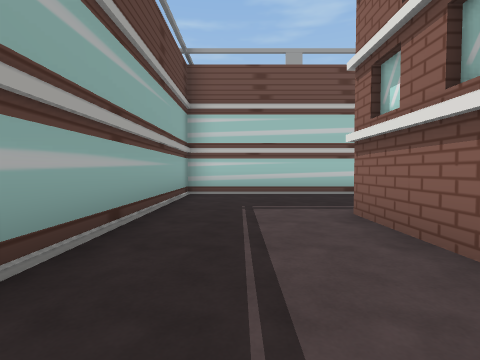
View 1 (above)

17 first-person views from a walk through a Unity game level. The camera is 1.2 m above the floor, tilts 2° down and sees 85° across. The floor is counted in squares, 2 m on a side. Each view is taken from the middle of a square. On the plan, view 1 faces up. The plan holds only what a view shows up to about 9 squares ahead; the rest is blank. The place goes on beyond the plan. The player character is not drawn.

View 2
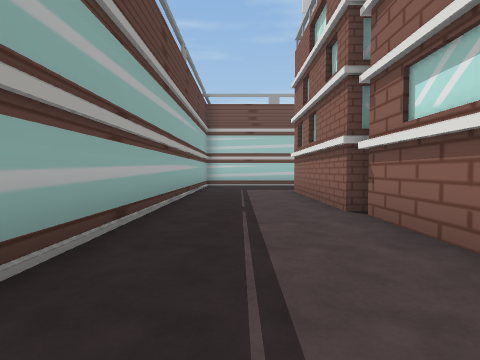

View 3
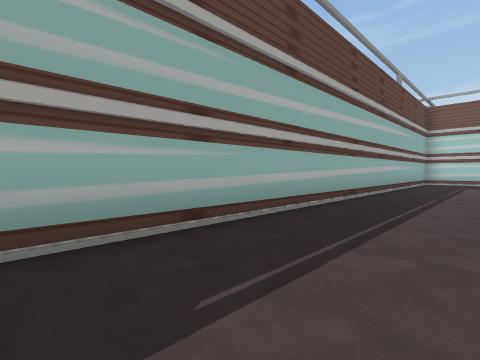

View 4
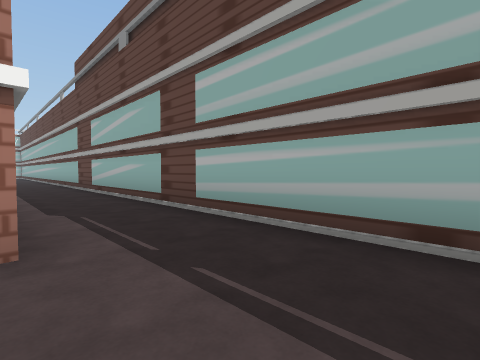

View 5
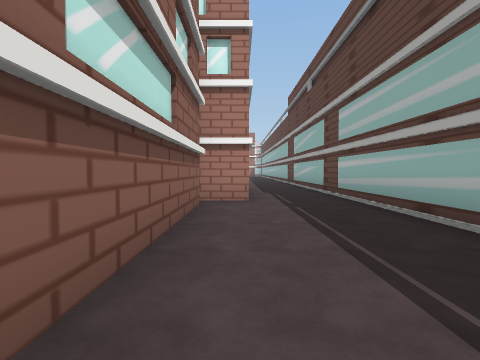

View 6
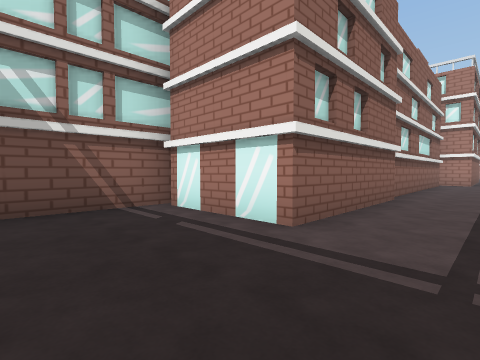

View 7
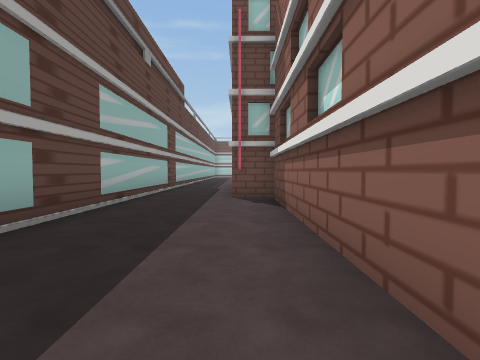

View 8
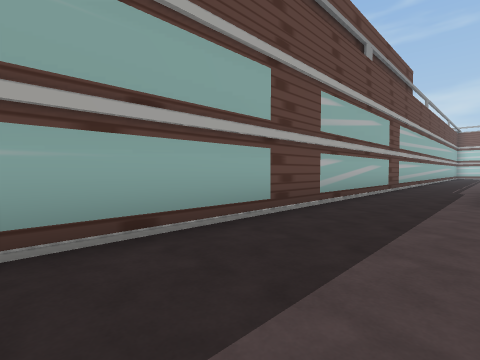

View 9
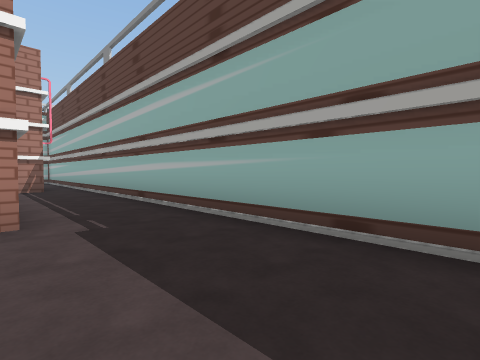

View 10
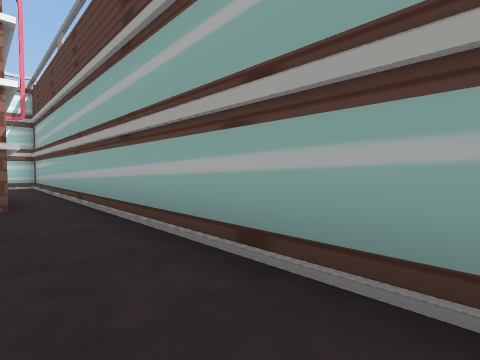

View 11
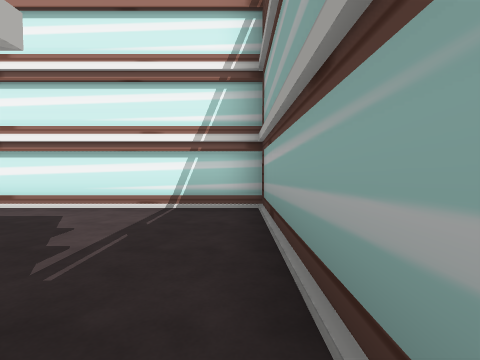

View 12
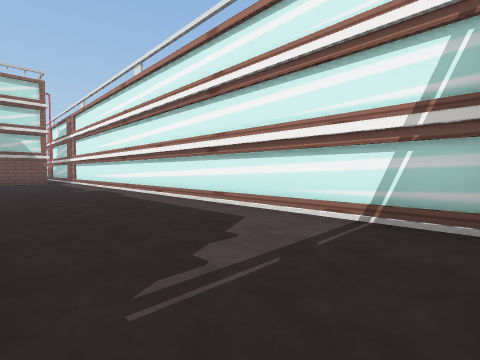

View 13
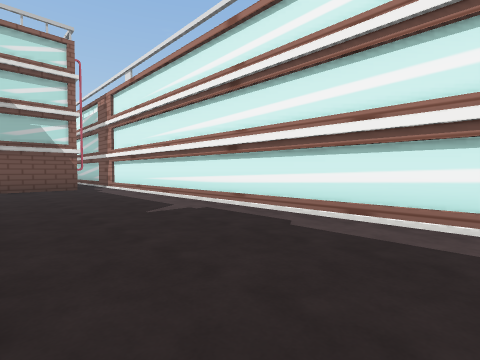

View 14
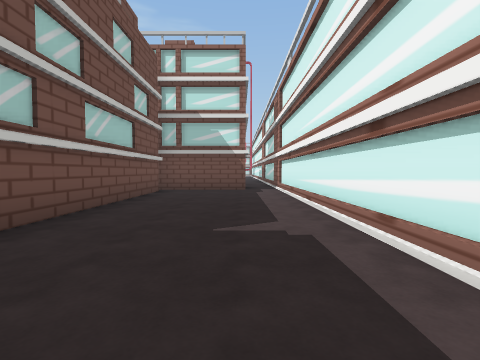

View 15
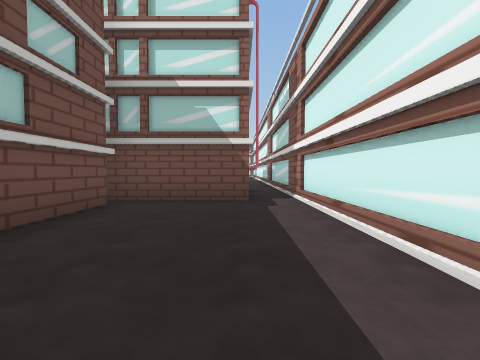

View 16
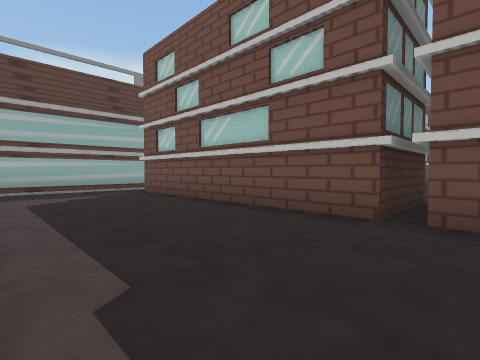

View 17
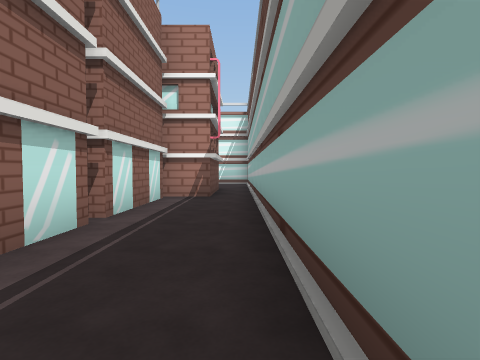

### Floor plan
Key: @ floor where view 1 was taken; # wall or solid block; . floor; / step, stairs or slope.
Columns run from 2 left of view 1 to 17 right of it. Each row starts with its distance up from view 1.
  7 ######
  6 #......#
  5 #......#
  4 #......#
  3 #...####
  2 #...#
  1 #...#
  0 #.@.#
 -1 #...#
 -2 #...#
 -3 #...#
 -4 #...#
 -5 #...#
 -6 #...#
 -7 #....
 -8 #..##
 -9 #..
-10 #..
-11 #..
-12 #..##
-13 #...#
-14 #...#
-15 #...#
-16 #...#
-17 #...#
-18 #...
-19 #...
-20 #..#
-21 #..#
-22 #..#
-23 #..#
-24 #..#
-25 #.##    #
-26 #.##    #
-27 #.############# #
-28 #...............#
-29 #...............#
-30 #...............#
-31 #///////////////////
-32 ####################

Positions as (right, up) in squares from view 1, and headings:
1: (0, 0), facing up
2: (0, -4), facing up
3: (1, -7), facing up-left
4: (1, -5), facing down-left
5: (1, -2), facing down
6: (0, 6), facing down-right
7: (1, -18), facing up
8: (1, -18), facing up-left
9: (1, -16), facing down-left
10: (0, -20), facing down-left
11: (-1, -27), facing down
12: (-1, -28), facing down-right
13: (4, -28), facing down-right
14: (5, -30), facing right
15: (8, -30), facing right
16: (7, -31), facing up-left
17: (-1, -19), facing down
